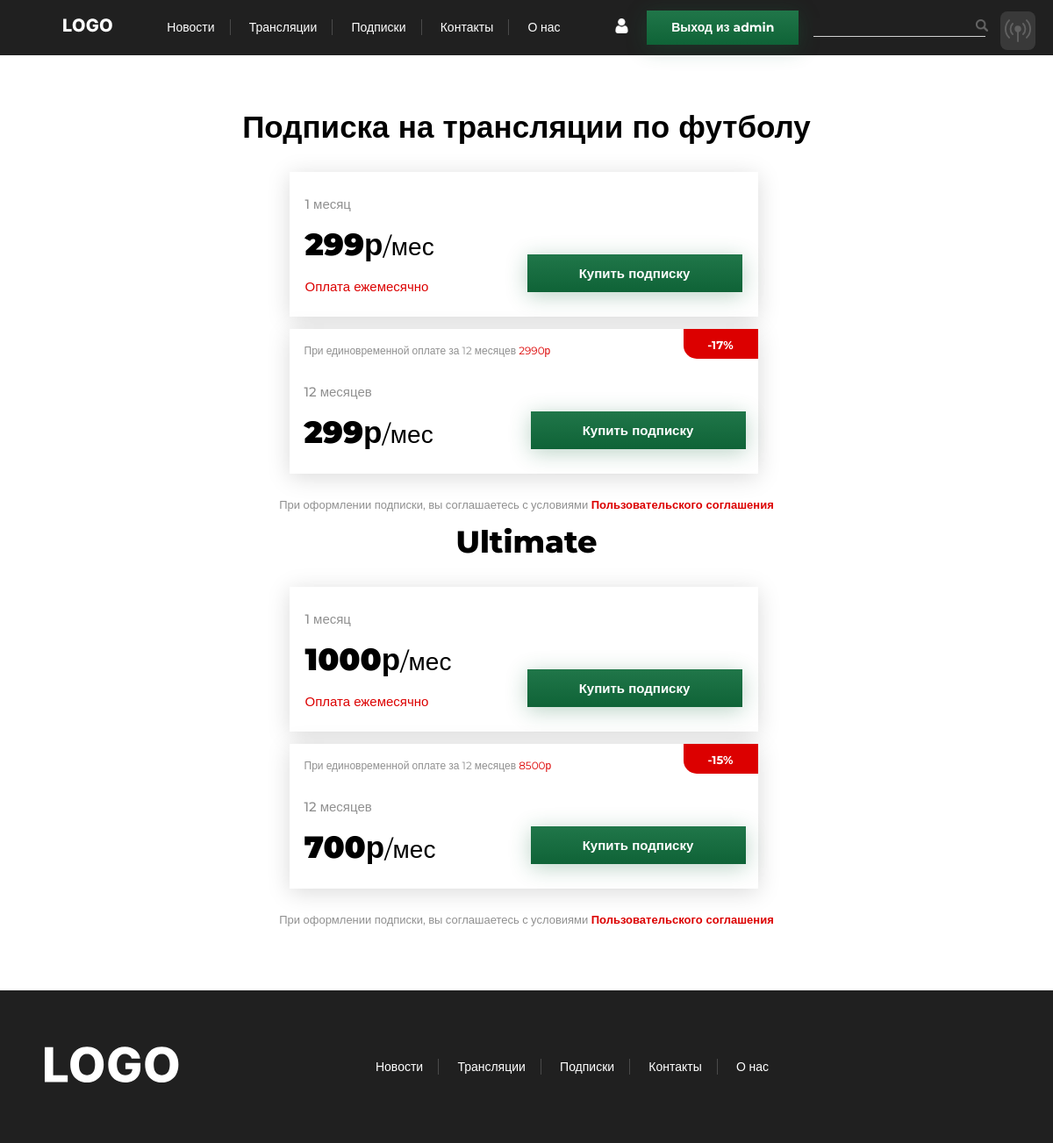
The page /subscription (signed in) on the database its author committed.
### mainsite/models.py (models this page shows, shortened)
class Subscription(models.Model):
    sub_category = models.ForeignKey(Category, on_delete=models.CASCADE, null=True)
    sub_name = models.CharField("Название подписки", max_length=100)
    sup_price_month = models.CharField("Цена за месяц", max_length=100, null=True)
    sub_price_year = models.CharField("Цена за год", max_length=100, null=True)
    sub_price_year_month = models.CharField("Цена за месяц при годовой подписке", max_length=100, null=True)
    sub_price_year_discount = models.CharField("Скидка при покупке годовой подписки", max_length=100, null=True)
    class Meta:
        verbose_name = "Подписка"
        verbose_name_plural = "Подписки"

### mainsite/views.py (the view, shortened to what this page needs)
# urls.py: path('subscription', views.SubPage.as_view(), name='subs'),
class SubPage(View):
    def get(self, request, *args, **kwargs):
        news = News.objects.all()
        first_news = news[:3]
        news = news[3:]
        category = Category.objects.all()
        translations = Translation.objects.all()
        login_form = LoginForm()
        subs = Subscription.objects.all()
        register = UserRegistrationForm()
        return render(request, 'subscription.html',
                      {"category": category, "translations": translations, 'news': news, 'first_news': first_news,
                       'key': 'all',
                       "news_key": 'all', 'day': 'Сегодня',
                       'is_filter': False, 'login_form': login_form, 'reg_form': register, 'subs': subs})

### mainsite/forms.py (shortened to what this page needs)
class LoginForm(Form):
    username = forms.CharField(widget=forms.TextInput(
        attrs={'class': 'popup-reg__input_type_email popup-reg__form-styles', 'placeholder': 'login'}))
    password = forms.CharField(widget=forms.PasswordInput(
        attrs={'class': 'popup-reg__input_type_password popup-reg__form-styles', 'placeholder': 'password'}))

class UserRegistrationForm(forms.ModelForm):
    password = forms.CharField(
        widget=forms.PasswordInput(
            attrs={'class': 'popup-reg__input_type_password popup-reg__form-styles', 'placeholder': 'Пароль'}))
    password2 = forms.CharField(widget=forms.PasswordInput(
        attrs={'class': 'popup-reg__input_type_password popup-reg__form-styles', 'placeholder': 'Подтвержение пароля'}))
    class Meta:
        model = User
        fields = ('username', 'email')
        widgets = {
            'username': forms.TextInput(attrs={
                'class': "popup-reg__input_type_name popup-reg__form-styles",
                'placeholder': 'Имя'
            }),
            'email': forms.TextInput(attrs={
                'class': "popup-reg__input_type_password popup-reg__form-styles",
                'placeholder': 'email',
                'type': 'email'
            })
        }

### templates/subscription.html (shortened to what this page needs)
{% extends 'base-sub.html' %}
{% block content %}
    <div class="streams-margin">
        <section class="subs">
            {% for sub in subs %}
                {% if forloop.first %}
                {% else %}
                    <h1 class="subs__title">{{ sub.sub_name }}</h1>
                    <div class="subs__container">
                        <div class="subs__1month sub">
                            <div class="subs__1month-info">
                                <p class="subs__1month-title">1 месяц</p>
                                <p class="subs__price"><b class="bold">{{ sub.sup_price_month }}р</b>/мес</p>
                                <p class="subs__condition">Оплата ежемесячно</p>
                            </div>
                            <form action="" class="subs__1month-form">
                                <button class="subs__1month-buy-btn btn-no-style">Купить подписку</button>
                            </form>
                        </div>
                        <div class="subs__1month sub">
                            <div class="subs__1month-info">
                                <p class="subs__condition2">При единовременной оплате за 12 месяцев <span
                                        class="transelem__live_active">{{ sub.sub_price_year }}р</span></p>
                                <p class="subs__12month-title">12 месяцев</p>
                                <p class="subs__price subs__price-2"><b class="bold">{{ sub.sub_price_year_month }}р</b>/мес</p>
                            </div>
                            <form action="" class="subs__1month-form">
                                <button class="subs__1month-buy-btn btn-no-style subs__12month-buy-btn">Купить
                                    подписку
                                </button>
                            </form>
                            <p class="subs__12month-sale">-{{ sub.sub_price_year_discount }}%</p>
                        </div>
                    </div>
                    <p class="subs__user-agreement">При оформлении подписки, вы соглашаетесь с условиями <a href="#"
                                                                                                            class="transelem__live_active bold2 non-decor">Пользовательского
                        соглашения</a></p>
                {% endif %}
            {% endfor %}
        </section>
{% endblock content %}

### templates/base-sub.html (shortened to what this page needs)
{% load static %}
<!DOCTYPE html>
<html lang="ru" xmlns="http://www.w3.org/1999/html">
<head>
    <link rel="stylesheet" href="{% static 'css/style.css' %}">
    <link rel="stylesheet" href="{% static 'css/adaptive_index.css' %}">
    <link rel="stylesheet" href="{% static 'css/adaptive.css' %}">
    <link rel="stylesheet" href="{% static 'css/aboutus.css' %}">
</head>
<body class="page">
<header class="header">
    <a href="{% url 'index' %}" class="header__logo">
        <img src="{% static 'image/LOGO.png' %}" alt="Logo">
    </a>
    <hav class="header__navigation">
        <a href="{% url 'news_list' %}" class="header__navigation-element">Новости</a>
        <a href="{% url 'translations_list' %}" class="header__navigation-element">Трансляции</a>
        <a href="{% url 'subs' %}" class="header__navigation-element">Подписки</a>
        <a href="{% url 'contacts' %}" class="header__navigation-element">Контакты</a>
        <a href="{% url 'about' %}" class="header__navigation-element">О нас</a>
    </hav>
    <div class="ether">
    </div>
    <div class="header__right-items">
        <a href="{% url 'profile' %}"><img src="{% static 'image/user_icon.svg' %}" alt="Иконка" class="header__user-icon"></a>
        {% if request.user.is_authenticated %}
            <a href="{% url 'logout' %}">
            <button class="header__register-button">Выход из {{ request.user.username }}</button></a>
        {% else %}
           <button class="header__register-button">Регистрация</button>
        {% endif %}
        <div class="header__search-n-mg-glass">
            <form action="{% url 'search' %}" method="get" class="searching-form">
                <input type="text" name="search" class="header__search" minlength="1" maxlength="56" required>
                <button class="btn-no-style searching-button"><img src="{% static 'image/magnifying_glass.svg' %}"
                                                                   alt="Лупа"
                                                                   class="header__mag-glass"></button>
            </form>
        </div>
</header>
<main class="main-in-subs">
    {% block content %} {% endblock content %}
</main>
<footer class="footer">
    <a href="{% url 'index' %}"><img src="{% static 'image/LOGO_footer.svg' %}" alt="logo" class="footer__logo"></a>
    <hav class="header__navigation footer__navigation">
        <a href="{% url 'news_list' %}" class="header__navigation-element">Новости</a>
        <a href="{% url 'translations_list' %}" class="header__navigation-element">Трансляции</a>
        <a href="{% url 'subs' %}" class="header__navigation-element">Подписки</a>
        <a href="{% url 'contacts' %}" class="header__navigation-element">Контакты</a>
        <a href="{% url 'about' %}" class="header__navigation-element">О нас</a>
    </hav>
</footer>
</body>
</html>

### mainsite/static/css/style.css (style rules this page uses)
.page { font-family: Montserrat, Arial, sans-serif; }
.header { height: 63px; width: 100%; background-color: #202020; display: flex; flex-direction: row; justify-content: space-between; align-items: center; }
.header__logo { justify-content: flex-start; margin-left: 50px; }
.header__navigation { justify-content: center; flex-direction: row; }
.header__navigation-element { font-weight: 300; font-size: 14px; line-height: 17px; color: #FFFFFF; padding: 0 17px 0 17px; border-right: 1px solid rgba(255, 255, 255, 0.19); text-decoration: none; transition: 2s opacity ease; opacity: 1; }
.header__navigation-element:last-of-type { border-right: none; }
.header__right-items { display: flex; flex-direction: row; align-items: center; }
.header__search-n-mg-glass { display: flex; flex-direction: row; flex-wrap: nowrap; margin-right: 50px; }
.header__search { color: #fff; border: none; border-bottom: 0.5px solid rgba(255, 255, 255, .8); background-color: #202020; outline: 0; outline-offset: 0; }
.header__register-button { background: linear-gradient(180deg, #207649 0%, #0F6337 100%); box-shadow: 0px 4px 25px rgba(22, 107, 62, 0.3); font-weight: 700; font-size: 14px; line-height: 17px; text-align: center; border: none; padding: 0; width: 173px; height: 39px; margin-right: 17px; cursor: pointer; color: #fff; }
.header__user-icon { background: transparent; margin-right: 20px; }
.header__mag-glass { background: transparent; margin-left: -17px; width: 14px; height: 14px; }
.streams-margin { display: flex; flex-direction: row; justify-content: space-between; }
.btn-no-style { padding: 0; border: none; background: transparent; cursor: pointer; }
.footer { background: #202020; width: 100%; height: 174px; display: flex; justify-content: space-between; align-items: center; }
.footer__logo { width: 154px; height: 65px; margin-left: 50px; }
.footer__navigation { margin-right: 100px; }
.subs { max-width: 1080px; margin: 60px auto 182px; }
.subs__title { font-weight: 800; font-size: 35px; line-height: 43px; margin: 0 0 30px 0; }
.subs__container { display: flex; flex-direction: row; flex-wrap: wrap; width: 100%; }
.sub { width: 534px; height: 165px; background: #FFFFFF; box-shadow: 0px 4px 25px rgba(0, 0, 0, 0.15); margin-right: 7px; margin-bottom: 14px; }
.subs__1month { display: flex; flex-direction: row; justify-content: space-between; }
.subs__1month-info { display: flex; flex-direction: column; justify-content: flex-start; }
.subs__1month-title { font-weight: 500; font-size: 15px; line-height: 18px; color: rgba(0, 0, 0, 0.44); margin: 28px 0 15px 18px; }
.subs__price { font-size: 28px; line-height: 43px; margin: 0 0 15px 18px; }
.subs__condition { font-weight: 500; font-size: 15px; line-height: 18px; color: #DC0000; margin: 0 0 28px 18px; }
.subs__1month-form { align-self: flex-end; }
.subs__1month-buy-btn { color: #fff; font-weight: 700; font-size: 15px; line-height: 18px; width: 245px; height: 43px; background: linear-gradient(180deg, #207649 0%, #0F6337 100%); box-shadow: 0px 4px 25px rgba(22, 107, 62, 0.3); margin: 0 18px 28px 0; }
.subs__condition2 { font-weight: 400; font-size: 12px; line-height: 15px; text-align: start; color: rgba(0, 0, 0, 0.44); margin: 17px 0 31px 17px; width: 351px; }
.subs__12month-sale { position: relative; margin: 0; background-color: #DC0000; color: #fff; width: 85px; height: 24px; border-radius: 0px 0px 0px 15px; font-weight: 700; font-size: 13px; line-height: 16px; padding-top: 10px; text-align: center; margin-left: -126px; }
.subs__12month-buy-btn { margin-left: -130px; }
.subs__12month-title { font-weight: 500; font-size: 15px; line-height: 18px; color: rgba(0, 0, 0, 0.44); margin: 0 0 15px 17px; }
.subs__price-2 { margin: 0 0 24px 17px; }
.subs__user-agreement { font-weight: 400; font-size: 13px; line-height: 16px; color: rgba(0, 0, 0, 0.44); }
.main-in-subs { min-height: 100vh; }
.non-decor { text-decoration: none; }
.non-decor { color: #000; }
.bold { font-weight: 900; font-size: 35px; line-height: 43px; }
.bold2 { font-weight: 900; }
.sub:last-of-type { margin-right: 0; }
.transelem__live_active { color: #DC0000; }

### mainsite/static/css/adaptive_index.css (style rules this page uses)
.header { justify-content: space-around; }
.ether { display: none; position: fixed; right: 20px; top: 13px; z-index: 1; padding: 5px; background-color: rgba(115, 115, 115, 0.3); border-radius: .5rem; }
main { max-width: 1500px; margin: auto; }

### rows shown on the page
Subscription: sub_name "Подписка на трансляции по футболу", sup_price_month "299", sub_price_year "2990", sub_price_year_month "299", sub_price_year_discount "17"
Subscription: sub_name "Ultimate", sup_price_month "1000", sub_price_year "8500", sub_price_year_month "700", sub_price_year_discount "15"

### other values the page prints
{{ request.user.username }} "admin"
